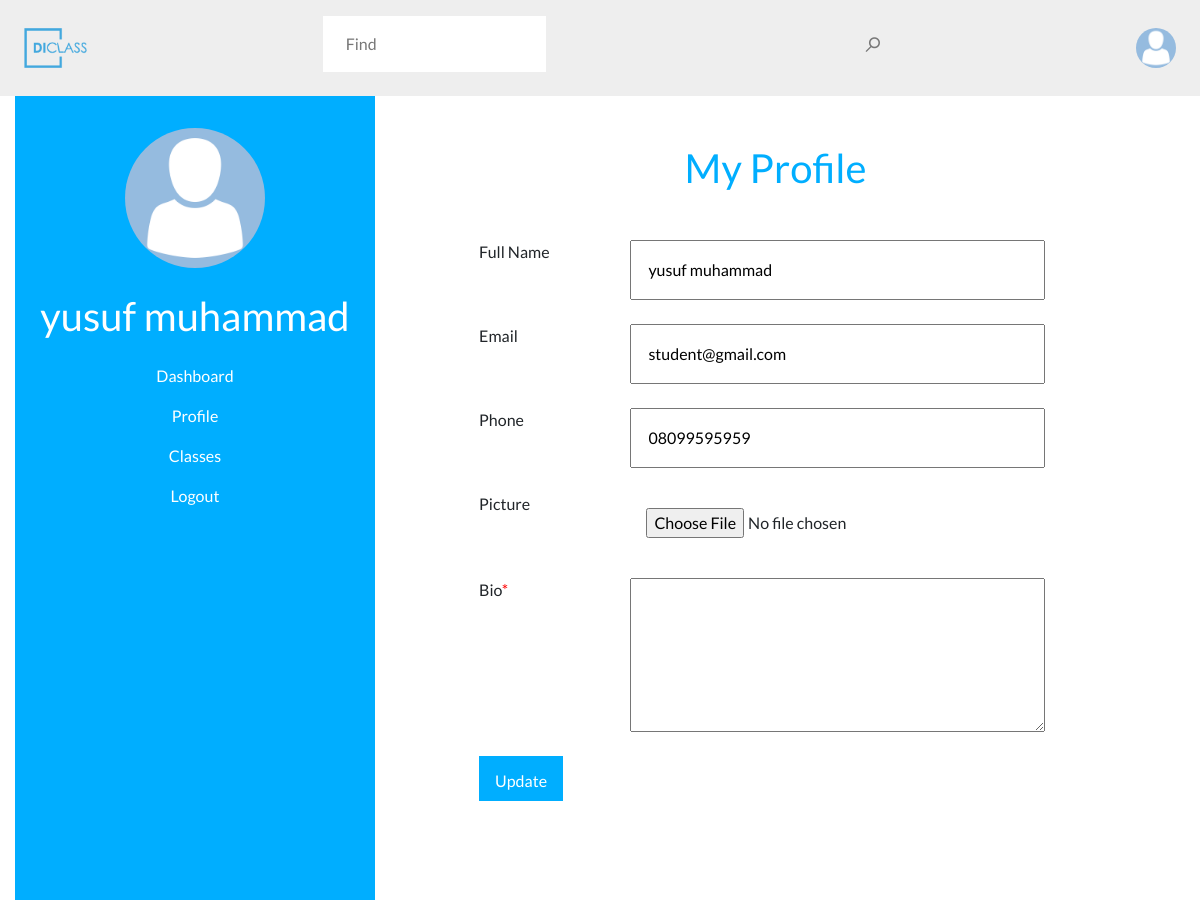
The page /profile.php (signed in) on the database its author committed.
### tables this page shows
CREATE TABLE `students` (
  `student_id` int(255) NOT NULL,
  `fullname` varchar(150) NOT NULL,
  `email` varchar(150) NOT NULL,
  `student_photo` varchar(200) NOT NULL,
  `password` varchar(100) NOT NULL,
  `phone` varchar(30) NOT NULL,
  `active` int(5) NOT NULL DEFAULT '1',
  `date` datetime NOT NULL DEFAULT CURRENT_TIMESTAMP,
  `bio` varchar(300) NOT NULL
);

### profile.php (the view, shortened to what this page needs)
<?php session_start();
include 'includes/db_connection.php';
include 'includes/functions.php';
$uid = $_SESSION['id'];
$type = $_SESSION['type'];
if($type == 'teacher'){
$q = mysqli_query($con, "SELECT * FROM teachers
WHERE teacher_id = '$uid'
") or die(mysqli_error($con));
}else{
$q = mysqli_query($con, "SELECT * FROM students
WHERE student_id = '$uid'
") or die(mysqli_error($con));
}
$row = mysqli_fetch_array($q);
include 'includes/head.php';
?>
<body>
<?php
include 'includes/header.php';
?>
    <div class="container-fluid">
 <?php
if ($_SESSION['type'] == 'teacher') {
    include 'includes/teacher_sidebar.php';
} else {
    include 'includes/student_sidebar.php';
}
?>
        <main class="add-course">
            <h1 class="text-center main-color">My Profile </h1>
            <div class="container">
                <form action="update_profile.php" method="POST" enctype="multipart/form-data">
                <p>
                    <label for="title">Full Name</label>
                    <input type="text" name="fullname" value="<?php echo $row['fullname'] ?>" required autocomplete>
                </p>
                 <p>
                    <label for="email">Email  </label>
                    <input type="text" name="email"  value="<?php echo $row['email'] ?>" required>
                </p>
                <p>
                    <label for="email">Phone  </label>
                    <input type="text" name="phone"  value="<?php echo $row['phone'] ?>" required>
                </p>
                 <p>
                    <label for="picture">Picture  </label>
                    <input type="file" name="picture">
                </p>
                <p>
                    <label for="content">Bio<span>*</span></label>
                    <textarea name="bio" id="bio" cols="30" rows="5" ><?php echo $row['bio'] ?></textarea>
                </p>
                <button type="submit" name="edit" class="submit">Update</button>
            </form>
            </div>
        </main>
    </div>
</body>
</html>

### includes/student_sidebar.php
<aside class="profile">
<?php
$tid = $_SESSION['id'];
 $tq = mysqli_query($con, "SELECT * FROM students WHERE student_id = '$tid'")or die(mysqli_error($con));
 $tqr = mysqli_fetch_array($tq);
?>
        <?php
        if($tqr['student_photo'] == ''){ ?>
            <img src="assets/avatar.png" alt="<?php echo $tqr['fullname'] ?>">
       <?php }else{ ?>
            <img src="<?php echo $tqr['student_photo'] ?>" alt="<?php echo $tqr['fullname'] ?>">
       <?php }
        ?>
            <h1> <?php echo $tqr['fullname'] ?> </h1>
            <ul>
                <li><a href="student_dashboard.php">Dashboard</a></li>
                <li><a href="profile.php">Profile</a></li>
                <li><a href="all_class.php"> Classes</a></li>
                <li><a href="logout.php">Logout</a></li>
            </ul>
</aside>

### style.css (style rules this page uses)
* { margin: 0; padding: 0; box-sizing: border-box; }
button { background: none; color: #00AEFF; border: 0 none; }
.container { position: relative; }
.container:after { content: " "; display: table; clear: both; }
.text-center { text-align: center; }
.main-color { color: #00AEFF; }
li { list-style-type: none; }
body { font-size: 100%; font-family: 'Lato', sans-serif; }
::placeholder { color: #00AEFF }
p, h1, img, button { margin-bottom: 24px; }
a { color: #00AEFF; }
#SignUpWithEmail, #login, .submit { background-color: #00AEFF; color: white; padding: 0.8em 1em 0.5em; }
.profile { padding: 2rem 1.5rem; text-align: center; background: #00AEFF; color: white; }
.profile img { width: 140px; height: 140px; border-radius: 50%; }
.profile li { display: inline-block; padding: 0 1rem; }
.profile a { color: white; text-decoration: none; }
.add-course { padding: 3rem 1.5rem; }
.add-course label { display: block; padding-bottom: 0.5rem; }
.add-course input, .add-course select, .add-course textarea { padding: 1rem; width: 100%; }
.add-course label span { color: red; }
@media screen and (min-width: 1000px) { .profile { width: 30%; float: left; position: absolute; height: 100%; } }
@media screen and (min-width: 1000px) { .add-course { width: 70%; position: relative; left: 30%; } }
@media screen and (min-width: 1000px) { .profile li { display: block; margin-bottom: 1rem; } }
@media screen and (min-width: 1000px) { .add-course form { width: 80%; margin: 3rem auto; } }
@media screen and (min-width: 1000px) { .add-course label { display: inline-block; width: 25%; } }
@media screen and (min-width: 1000px) { .add-course input, .add-course select, .add-course textarea { width: 70%; vertical-align: top; } }

### rows shown on the page
students: fullname "yusuf muhammad", email "student@gmail.com", phone "08099595959"
